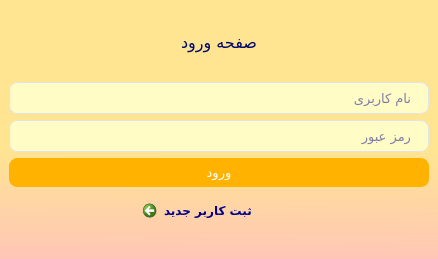
<?xml version="1.0" encoding="UTF-8"?>
<ui version="4.0">
 <class>Login</class>
 <widget class="QMainWindow" name="Login">
  <property name="geometry">
   <rect>
    <x>0</x>
    <y>0</y>
    <width>438</width>
    <height>259</height>
   </rect>
  </property>
  <property name="minimumSize">
   <size>
    <width>438</width>
    <height>259</height>
   </size>
  </property>
  <property name="maximumSize">
   <size>
    <width>438</width>
    <height>259</height>
   </size>
  </property>
  <property name="windowTitle">
   <string>صفحه ورود</string>
  </property>
  <property name="layoutDirection">
   <enum>Qt::RightToLeft</enum>
  </property>
  <property name="styleSheet">
   <string notr="true">QMainWindow{
background-color:qlineargradient(spread:pad, x1:0.528, y1:0, x2:0.518, y2:1, stop:0.572139 rgba(255, 229, 145, 255), stop:1 rgba(255, 198, 183, 255));
}

QWidget {
  background-color:;
  font-family: Vazirmatn;
  color:darkblue;
  
}
QLabel {
  color: rgb(0, 9, 105);
  font-weight: 600;
  font: 12pt ;

}
QLabel#heading {
  color: #0f1925;
  font-size: 18px;
  margin-bottom: 10px;
}

QLabel#subheading {
  color: #0f1925;
  font-size: 12px;
  font-weight: normal;
  margin-bottom: 10px;
}
QTabWidget {
    color:rgb(0,0,0);
    background-color:#000000;
}
QTabWidget::pane {
    border-color: #050a0e;
    background-color: #e0e0e0;
    border-width: 1px;
    border-radius: 4px;
    position: absolute;
    top: -0.5em;
    padding-top: 0.5em;
}

QTabWidget::tab-bar {
    alignment: center;
}

QTabBar::tab {
    border-bottom: 1px solid #c0c0c0;
    padding: 3px;
    color: #272727;
    background-color: #fefefc;
    margin-left:0px;
}
QTabBar::tab:!last {
    border-right: 1px solid;
    border-right-color: #c0c0c0;
    border-bottom-color: #c0c0c0;
}
QTabBar::tab:first {
    border-top-left-radius: 10px;
    border-bottom-left-radius: 10px;
}
QTabBar::tab:last {
    border-top-right-radius: 10px;
    border-bottom-right-radius: 10px;
}
QTabBar::tab:selected, QTabBar::tab:last:selected, QTabBar::tab:hover {
    color: #FFFFFF;
    background-color: qlineargradient(spread:pad, x1:0.5, y1:0, x2:0.5, y2:1, stop:0 #84afe5, stop:1 #1168e4);
}
QLineEdit {
  border-radius: 8px;
  border: 1px solid #e0e4e7;
  padding: 5px 15px;
  background-color: rgb(255, 252, 198);
  font: 10pt ;
}

QLineEdit:focus {
  border: 1px solid rgb(255, 179, 0);
}

QTextEdit::placeholder {
  color: #fff;
}
QTextEdit {
  border-radius: 8px;
  border: 1px solid #e0e4e7;
  padding: 5px 15px;
  background-color: rgb(255, 252, 198);
  font: 12pt ;
}

QTextEdit:focus {
  border: 1px solid #d0e3ff;
}

QTextEdit::placeholder {
  color: #fff;
}
QSpinBox {
  border-radius: 8px;
  border: 1px solid #e0e4e7;
  padding: 5px 15px;
  background-color: rgb(255, 252, 198)
}

QSpinBox:focus {
  border: 1px solid #d0e3ff;
}

QTimeEdit {
  border-radius: 8px;
  border: 1px solid #e0e4e7;
  padding: 5px 15px;
  background-color: rgb(255, 252, 198)
}

QTimeEdit:focus {
  border: 1px solid #d0e3ff;
}


QComboBox{
  background-color: rgb(255, 252, 198);
}
 QGroupBox{
  font: 10pt ;
}

QComboBox {
   border-radius: 8px;
   border: 1px solid #e0e4e7;
   padding: 2px 10px;
   background-color: rgb(255, 252, 198);
   min-width: 6em;
   color: rgb(0, 9, 105);
   font: 10pt ;
   margin-top: 1.5px;
   margin-bottom: 1.5px;

}
QComboBox::drop-down {
	subcontrol-origin: padding;
	subcontrol-position: top right;
	width: 36px;
	
	border-top-right-radius: 3px;
	border-bottom-right-radius: 3px;
}

QComboBox::drop-down:button{
	background-color:rgb(255, 252, 198) ;
	width: 25px;
}

QComboBox::down-arrow {
    image: url(/root/Documents/python/icon2.png);
    width: 15px;
    height: 13px;
	padding: 1px;
}

QComboBox::down-arrow:disabled {
	background-color: #CCC;
}

 QCheckBox{
    color: #272727;
}
QCheckBox {
    padding: 2px;
}
QCheckBox:disabled, QRadioButton:disabled {
    color: #808086;
    padding: 2px;
}

QCheckBox:hover {
    border-radius:4px;
    border-style:solid;
    padding-left: 1px;
    padding-right: 1px;
    padding-bottom: 1px;
    padding-top: 1px;
    border-width:1px;
    border-color: transparent;
}
QCheckBox::indicator:checked {
    image: url(./QSS_IMG/object-select-symbolic.symbolic.png);
    height: 15px;
    width: 15px;
    border-style:solid;
    border-width: 1px;
    border-color: #48a5fd;
    color: #ffffff;
    border-radius: 3px;
    background-color: qlineargradient(spread:pad, x1:0, y1:0, x2:0, y2:1, stop:0 #48a5fd, stop:0.5 #329cfb, stop:1 #48a5fd);
}
QCheckBox::indicator:unchecked {
    
    height: 15px;
    width: 15px;
    border-style:solid;
    border-width: 1px;
    border-color: #48a5fd;
    border-radius: 3px;
    background-color: #fbfdfa;
}


QMenu:hover{
  background-color: #0b5ed7;
  border: 3px solid #9ac3fe;
}

QMenu:pressed{
  background-color: rgb(255, 255, 205);
  border-color:white;
  font-weight: 600;
  border-radius: 8px;
  border: 3px solid rgb(53, 132, 228);
  padding: 5px 15px;
  margin-top: 0px;
  outline: 0px;
  color:rgb(0, 63, 184);
}

QLineEdit:focus, QTextEdit:focus, QPlainTextEdit:focus, QSpinBox:focus, QDoubleSpinBox:focus, QTimeEdit:focus, QDateEdit:focus, QDateTimeEdit:focus {
    border-width: 2px;
    border-radius: 8px;
    border-style: solid;
    border-color:rgb(255, 179, 0);
    background-color: rgb(255, 255, 231);
}
QLineEdit:disabled, QTextEdit:disabled, QPlainTextEdit:disabled, QSpinBox:disabled, QDoubleSpinBox:disabled, QTimeEdit:disabled, QDateEdit:disabled, QDateTimeEdit:disabled {
    color: #b9b9b9;
}
QCommandLinkButton{
  
	background-color: ;

}
</string>
  </property>
  <widget class="QWidget" name="centralwidget">
   <layout class="QGridLayout" name="gridLayout_2">
    <property name="bottomMargin">
     <number>0</number>
    </property>
    <item row="0" column="0">
     <layout class="QGridLayout" name="gl_login">
      <item row="5" column="1">
       <widget class="QCommandLinkButton" name="lnk_signup">
        <property name="layoutDirection">
         <enum>Qt::RightToLeft</enum>
        </property>
        <property name="text">
         <string>ثبت کاربر جدید</string>
        </property>
        <property name="autoDefault">
         <bool>false</bool>
        </property>
        <property name="default">
         <bool>false</bool>
        </property>
        <property name="description">
         <string/>
        </property>
       </widget>
      </item>
      <item row="4" column="0" colspan="3">
       <widget class="QPushButton" name="btn_sendlogin">
        <property name="styleSheet">
         <string notr="true">QPushButton {
  background-color: rgb(255, 179, 0);
  color: #fff;
  font-weight: 600;
  border-radius: 8px;
  border: 1px solid rgb(255, 179, 0);
  padding: 5px 15px;
  margin-top: 0px;
  margin-bottom: 0px;
  outline: 0px;
  font: 10pt ;
}

QPushButton:hover{
  background-color: rgb(236, 118, 0);
}

QPushButton:pressed{
  background-color: rgb(255, 227, 82);
  border-color:;
  font-weight: 600;
  border-radius: 8px;
  border: 3px solid rgb(255, 170, 0);
  padding: 5px 15px;
  margin-top: 0px;
  outline: 0px;
  color: rgb(255, 170, 0);
}</string>
        </property>
        <property name="text">
         <string>ورود</string>
        </property>
       </widget>
      </item>
      <item row="3" column="0" colspan="3">
       <widget class="QLineEdit" name="txt_password">
        <property name="placeholderText">
         <string>رمز عبور</string>
        </property>
       </widget>
      </item>
      <item row="2" column="0" colspan="3">
       <widget class="QLineEdit" name="txt_username">
        <property name="placeholderText">
         <string>نام کاربری</string>
        </property>
       </widget>
      </item>
      <item row="1" column="0" colspan="3">
       <widget class="QLabel" name="lbl_login">
        <property name="font">
         <font>
          <family>Vazirmatn</family>
          <pointsize>12</pointsize>
          <weight>50</weight>
          <italic>false</italic>
          <bold>false</bold>
         </font>
        </property>
        <property name="text">
         <string>صفحه ورود</string>
        </property>
        <property name="textFormat">
         <enum>Qt::PlainText</enum>
        </property>
        <property name="alignment">
         <set>Qt::AlignCenter</set>
        </property>
       </widget>
      </item>
     </layout>
    </item>
   </layout>
  </widget>
 </widget>
 <tabstops>
  <tabstop>txt_username</tabstop>
  <tabstop>txt_password</tabstop>
  <tabstop>btn_sendlogin</tabstop>
  <tabstop>lnk_signup</tabstop>
 </tabstops>
 <resources/>
 <connections/>
</ui>
